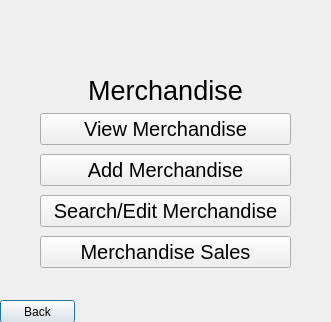
<?xml version="1.0" encoding="UTF-8"?>
<ui version="4.0">
 <class>Merchandise_Menu</class>
 <widget class="QDialog" name="Merchandise_Menu">
  <property name="geometry">
   <rect>
    <x>0</x>
    <y>0</y>
    <width>331</width>
    <height>322</height>
   </rect>
  </property>
  <property name="windowTitle">
   <string>Merchandise Menu</string>
  </property>
  <widget class="QLabel" name="Merchandise_MainMenuText">
   <property name="geometry">
    <rect>
     <x>0</x>
     <y>80</y>
     <width>331</width>
     <height>20</height>
    </rect>
   </property>
   <property name="font">
    <font>
     <pointsize>20</pointsize>
    </font>
   </property>
   <property name="text">
    <string>Merchandise</string>
   </property>
   <property name="alignment">
    <set>Qt::AlignCenter</set>
   </property>
  </widget>
  <widget class="QPushButton" name="Merchandise_BackButton">
   <property name="geometry">
    <rect>
     <x>0</x>
     <y>300</y>
     <width>75</width>
     <height>23</height>
    </rect>
   </property>
   <property name="text">
    <string>Back</string>
   </property>
  </widget>
  <widget class="QLabel" name="Merchandise_Logo">
   <property name="geometry">
    <rect>
     <x>130</x>
     <y>10</y>
     <width>71</width>
     <height>71</height>
    </rect>
   </property>
   <property name="text">
    <string/>
   </property>
  </widget>
  <widget class="QWidget" name="verticalLayoutWidget">
   <property name="geometry">
    <rect>
     <x>40</x>
     <y>110</y>
     <width>251</width>
     <height>161</height>
    </rect>
   </property>
   <layout class="QVBoxLayout" name="verticalLayout">
    <item>
     <widget class="QPushButton" name="Merchandise_ViewButton">
      <property name="font">
       <font>
        <pointsize>15</pointsize>
       </font>
      </property>
      <property name="text">
       <string>View Merchandise</string>
      </property>
     </widget>
    </item>
    <item>
     <widget class="QPushButton" name="Merchandise_AddButton">
      <property name="font">
       <font>
        <pointsize>15</pointsize>
       </font>
      </property>
      <property name="text">
       <string>Add Merchandise</string>
      </property>
     </widget>
    </item>
    <item>
     <widget class="QPushButton" name="Merchandise_SearchButton">
      <property name="font">
       <font>
        <pointsize>15</pointsize>
       </font>
      </property>
      <property name="text">
       <string>Search/Edit Merchandise</string>
      </property>
     </widget>
    </item>
    <item>
     <widget class="QPushButton" name="Merchandise_SalesButton">
      <property name="font">
       <font>
        <pointsize>15</pointsize>
       </font>
      </property>
      <property name="text">
       <string>Merchandise Sales</string>
      </property>
     </widget>
    </item>
   </layout>
  </widget>
 </widget>
 <resources/>
 <connections>
  <connection>
   <sender>Merchandise_BackButton</sender>
   <signal>clicked()</signal>
   <receiver>Merchandise_Menu</receiver>
   <slot>BackButton()</slot>
   <hints>
    <hint type="sourcelabel">
     <x>39</x>
     <y>312</y>
    </hint>
    <hint type="destinationlabel">
     <x>106</x>
     <y>321</y>
    </hint>
   </hints>
  </connection>
  <connection>
   <sender>Merchandise_SalesButton</sender>
   <signal>clicked()</signal>
   <receiver>Merchandise_Menu</receiver>
   <slot>MerchandiseSales()</slot>
   <hints>
    <hint type="sourcelabel">
     <x>257</x>
     <y>254</y>
    </hint>
    <hint type="destinationlabel">
     <x>246</x>
     <y>480</y>
    </hint>
   </hints>
  </connection>
  <connection>
   <sender>Merchandise_SearchButton</sender>
   <signal>clicked()</signal>
   <receiver>Merchandise_Menu</receiver>
   <slot>SearchMerchandise()</slot>
   <hints>
    <hint type="sourcelabel">
     <x>197</x>
     <y>212</y>
    </hint>
    <hint type="destinationlabel">
     <x>253</x>
     <y>729</y>
    </hint>
   </hints>
  </connection>
  <connection>
   <sender>Merchandise_AddButton</sender>
   <signal>clicked()</signal>
   <receiver>Merchandise_Menu</receiver>
   <slot>AddMerchandise()</slot>
   <hints>
    <hint type="sourcelabel">
     <x>139</x>
     <y>165</y>
    </hint>
    <hint type="destinationlabel">
     <x>191</x>
     <y>585</y>
    </hint>
   </hints>
  </connection>
  <connection>
   <sender>Merchandise_ViewButton</sender>
   <signal>clicked()</signal>
   <receiver>Merchandise_Menu</receiver>
   <slot>ViewMerchandise()</slot>
   <hints>
    <hint type="sourcelabel">
     <x>173</x>
     <y>131</y>
    </hint>
    <hint type="destinationlabel">
     <x>144</x>
     <y>521</y>
    </hint>
   </hints>
  </connection>
 </connections>
 <slots>
  <slot>BackButton()</slot>
  <slot>MerchandiseSales()</slot>
  <slot>AddMerchandise()</slot>
  <slot>ViewMerchandise()</slot>
  <slot>SearchMerchandise()</slot>
 </slots>
</ui>
